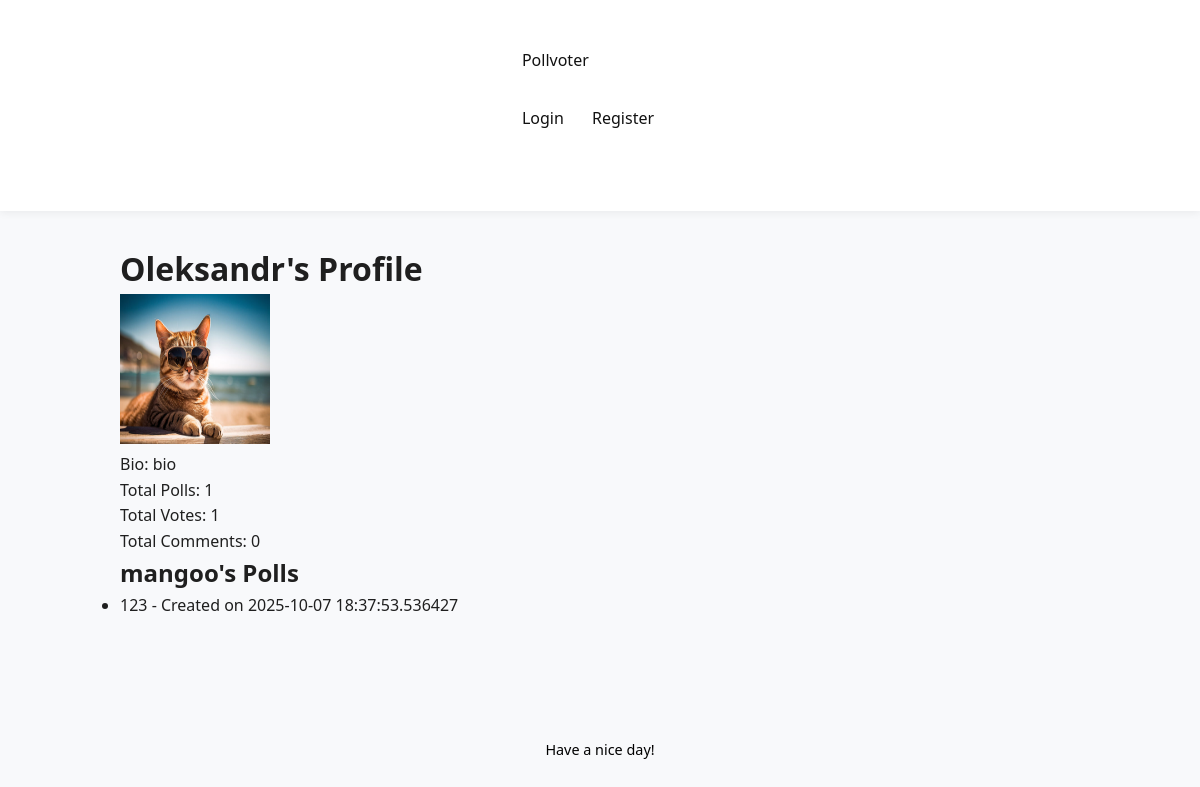
The page /user/mangoo on the database its author committed.
### app/models.py (models this page shows, shortened)
class User(UserMixin, db.Model):
    __tablename__ = "user"
    id = Column(Integer, primary_key=True)
    username = Column(Text, unique=True, nullable = False)
    created_at = Column(DateTime, default=datetime.now)
    full_name = Column(Text)
    bio = Column(Text)
    pfp = Column(Text)
    password_hash = Column(Text)
    polls = relationship("Poll", back_populates="author")
    votes = relationship("Vote", back_populates="user")
    comments = relationship("Comment", back_populates="author")
    def getpfp(self):
        if self.pfp:
            return f"/static/uploads/pfp/{self.pfp}"
        else:
            return f"/static/uploads/pfp/default.jpg"

class Poll(db.Model):
    __tablename__ = "poll"
    id = Column(Integer, primary_key=True)
    title = Column(Text, nullable=False)
    description = Column(Text)
    created_at = Column(DateTime, default=datetime.now)
    user_id = Column(Integer, ForeignKey("user.id"), nullable=False)
    votes = relationship("Vote", back_populates="poll", lazy=True, cascade="all, delete-orphan")
    comments = relationship("Comment", back_populates="poll", lazy=True, cascade="all, delete-orphan")
    author = relationship("User", back_populates="polls")

### app/routes.py (the view)
@main.route('/user/<username>')
def user_profile(username):
    user = User.query.filter_by(username=username).first_or_404()
    user_polls = Poll.query.filter_by(user_id=user.id).order_by(
        Poll.created_at.desc()
    ).all()
    polls_count = len(user_polls)
    total_votes = Vote.query.join(Poll).filter(Poll.user_id == user.id).count()
    total_comments = Comment.query.filter_by(user_id=user.id).count()
    return render_template(
        'user_profile.html',
        user=user,
        user_polls=user_polls,
        polls_count=polls_count,
        total_votes=total_votes,
        total_comments=total_comments
    )

### app/templates/user_profile.html (shortened to what this page needs)
{% extends "base.html" %}
{% block content %}
<h1>{{ user.full_name }}'s Profile</h1>
<img src="{{ user.getpfp() }}" alt="{{ user.username }}'s Profile Picture" width="150" height="150">
<p>Bio: {{ user.bio }}</p>
<p>Total Polls: {{ polls_count }}</p>
<p>Total Votes: {{ total_votes }}</p>
<p>Total Comments: {{ total_comments }}</p>
<h2>{{ user.username }}'s Polls</h2>
<ul>
    {% for poll in user_polls %}
        <li>{{ poll.title }} - Created on {{ poll.created_at }}</li>
    {% endfor %}
</ul>
{% endblock %}

### app/static/styles.css (style rules this page uses)
* { box-sizing: border-box; margin: 0; padding: 0; }
body { font-family: 'Segoe UI', Tahoma, Geneva, Verdana, sans-serif; background-color: #f8f9fb; color: #1f1f1f; line-height: 1.6; }

### rows shown on the page
User: full_name "Oleksandr", getpfp (picture), bio "bio", username "mangoo"
Poll: title "123", created_at "2025-10-07 18:37:53.536427"

### other values the page prints
{{ polls_count }} "1"
{{ total_votes }} "1"
{{ total_comments }} "0"
